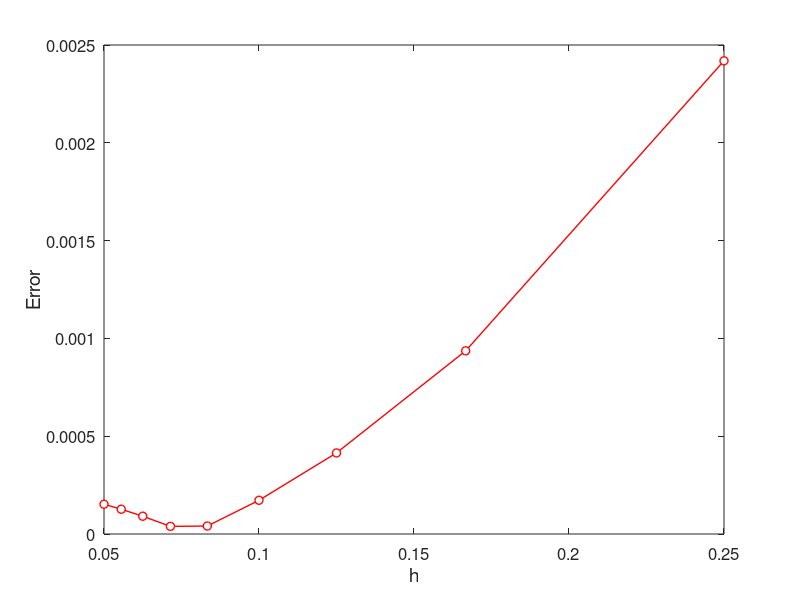

Recreate this plot in MATLAB.
% fdm_heat_x.m
% forward difference scheme for heat equation
% the error respect to step size of x
% u_t=u_{xx}, (x,t) in (0,1)x(0,1],
% u(x,0)=exp(x), x in [0,1],
% u(0,t)=exp(t), u(1,t)=exp(1+t), t in (0,1]
% exact solution: u(x,t)=exp(x+t)
clear all; close all;
a=1;
Mvec=[4:2:20];
N=1000;
tau=1/N;
t=[0:tau:1];
Error=[];
for k=1:length(Mvec)
    M=Mvec(k);
    h=1/M;
    r=a*tau/h^2;
    x=[0:h:1];
    % constructing the coefficient matrix
    e=r*ones(M-1,1);
    A=spdiags([e 1-2*e e],[-1 0 1],M-1,M-1);
    % setting initial and boundary conditions
    u=zeros(M+1,N+1);
    u(:,1)=exp(x);
    u(1,:)=exp(t);
    u(end,:)=exp(1+t);
    for n=1:N
        u(2:M,n+1)=A*u(2:M,n);
        u(2,n+1)=u(2,n+1)+r*u(1,n);
        u(M,n+1)=u(M,n+1)+r*u(end,n);
    end
    [T X]=meshgrid(t,x);
    ue=exp(X+T);
    error=max(max(abs(ue-u)))
    Error=[Error,error];
end
% plot the figure of error
plot(1./Mvec,Error,'ro-','MarkerFaceColor','w','LineWidth',1)
set(gca,'fontsize',12)
xlabel('h','fontsize', 14), ylabel('Error','fontsize',14),

% plot(log10(Mvec),log10(Error),'ro-','MarkerFaceColor','w','LineWidth',1)
% hold on
% plot(log10(Mvec), log10(Mvec.^(-2)), '--')
% grid on

% computating convergence order
% for i=1:length(Mvec)-1
%     order(i)=-log(Error(i)/Error(i+1))/(log(Mvec(i)/Mvec(i+1)));
% end
% Error
% order


% print -dpng -r600  fdm_heat_x.png
